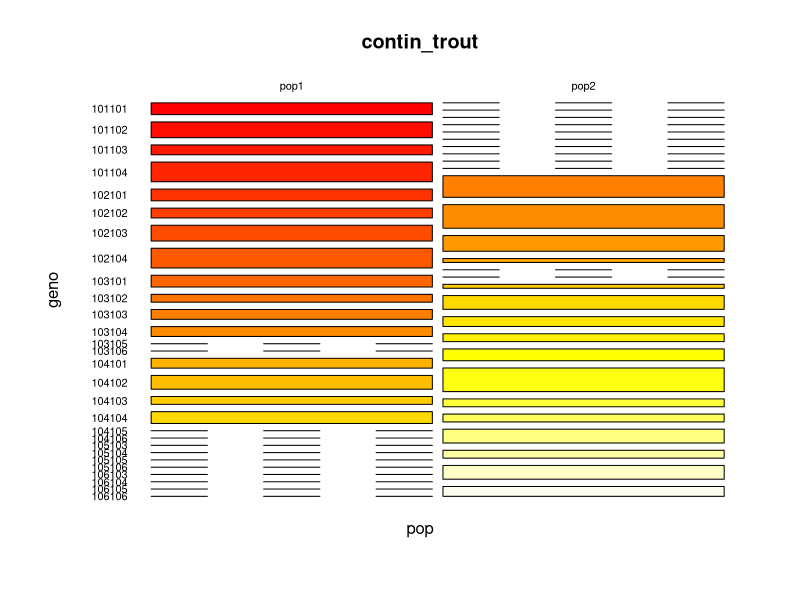
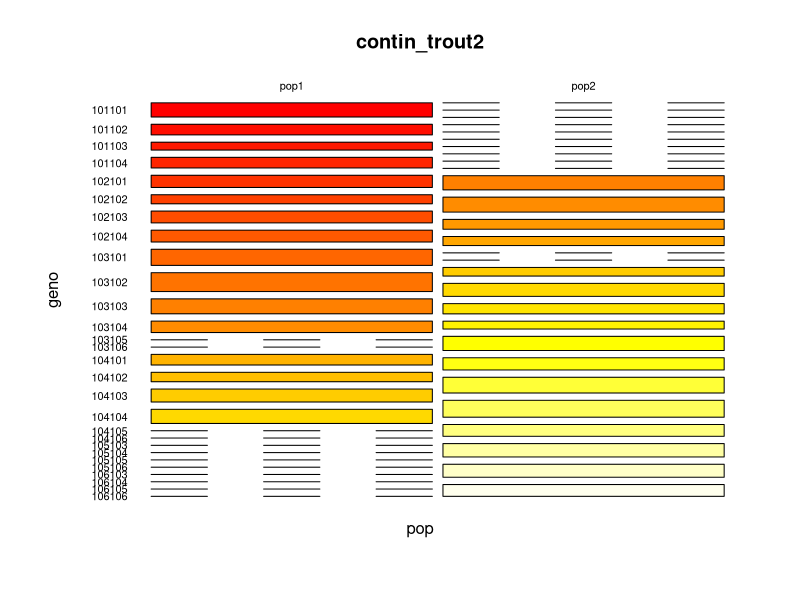
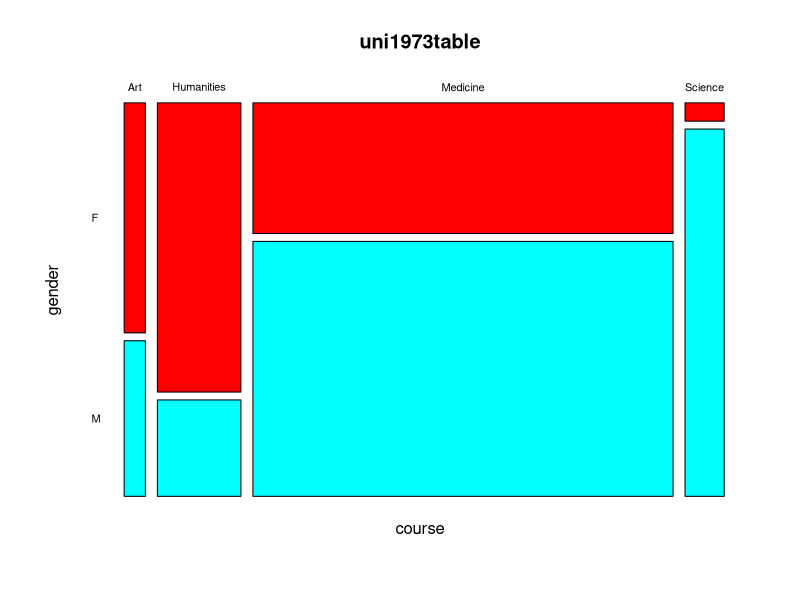
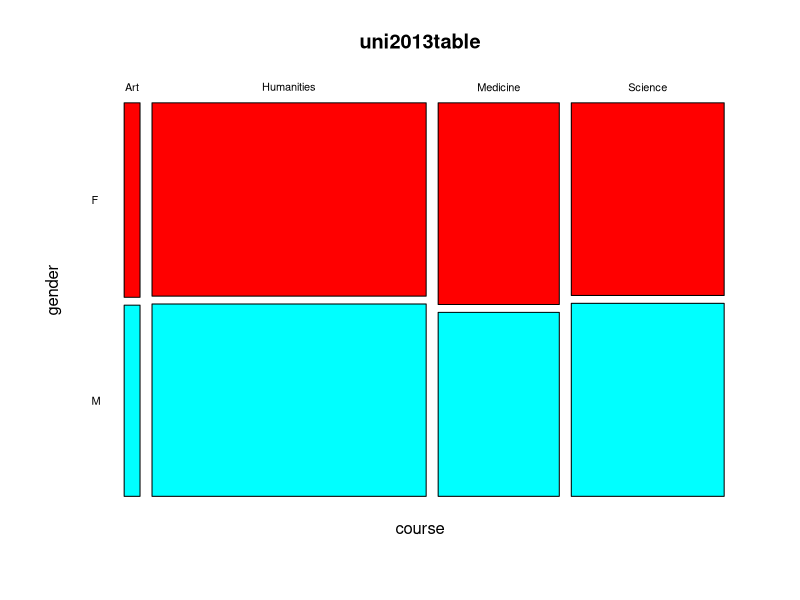

Source code (R) for these figures, in order:
##########################
#   Chi-square testing   #
#       Session 5        #
#        05/03/13        #
##########################


##############################
##                          ##
##  Goodness of Fit Tests   ##
##                          ##
##############################

# The goodness of fit test uses
# the chi-square distribution to
# test the null hypothesis that 
# observed data fit a particular
# theoretical model distribution.


#########################
# Binomial test example #
#########################

# A group of researchers at a university put 
# together a short course to introduce 
# other researchers to the R programming 
# environment. Due to an oversight, the 
# researchers forgot to ask users what level 
# their ability in R was before the course began. 
# Following the course participants were asked 
# to state whether their ability was the same 
# as before or improved. Since the researchers 
# cannot measure the difference but they know 
# there has been one, they can use a binomial 
# test
# Of 35 participants, 34 rated their ability 
# as improved. Is such a result possible by chance?

binom.test(34, 35)

# Clearly this R course was a significant benefit 
# to the participants!!

######################
# Proportional test  #
######################

# In recent years, increasing efforts are 
# being made to increase gender representation
# in higher education. You want to test whether 
# the proportions of male and female postgraduate
# students is equal in the UK. To do so, you can 
# use a simple proportional test

# In 2011/12 there were 160,735 female  and 148,690 
# male postgraduates

#First we input the data to the R environment

female <- 160735
male <- 148690

# Of course, in order to calculate the proportion, 
# we also need the total number of students

total <- sum(female, male)

# Running the proportional test, the function 
# will calculate whether the proportions are 
# significantly different
# Furthermore it will also calculate the 
# proportions for you

prop.test(c(female, male), c(total, total))

#######################################
# Chi sq test on a contingency tables #
#######################################

# When rolling a dice, are the probabilities of 
# getting any number between 1 and 6 equal? 
# In this case, the Chi-squared test is testing 
# for uneven probabilities - i.e. that the observed
# counts are significantly greater than 1/6

die <- ceiling(runif(100, 0, 6))

# Before you can run the test, you need to 
# make sure the data are collated as a 
# contingency table of counts

# Luckily, the table function does this for you
?table
table(die)
# Note then that when we run the test, the data 
# is passed to the function as a table.
chisq.test(table(die))

# Also, you can specify the probabilities R 
# uses to calculate the Chi-sq test 
# (i.e. you can change the null hypothesis). 
# Let's say you have many different die and 
# you know one of them is heavily weighted to 
# land on a 6 more regularly

# First, create a vector with the probability 
# of each side specified
uneven_prob <- c(0.1, 0.1, 0.1, 0.1, 0.1, 0.5)

# Then run the test again but this time pass 
# the probabilities as an argument
chisq.test(table(die), p = uneven_prob)

###############################################
# Is a population Hardy-Wienberg Equilibrium? #
###############################################

# Hardy-Wienberg Equilibrium is a standard model 
# in population genetics. It makes some basic 
# assumptions such as all individuals in a population 
# mate randomly, all individuals have an equal 
# chance of mating and that population size is 
# infinite. Under HWE, genotypes in a population 
# have expected frequencies. So a population
# geneticist might perform a Chi-squared test to 
# test whether observed frequencies are different 
# from those expected under HWE. If they are 
# different, this tells us something about the 
# markers used and the population sampled.

# We have a simple population with a locus with 
# alleles A and a. The expected frequencies of 
# these alleles are equal such that p(A) = p = 0.5 
# and p(a) = 0.5 = q. We have the genotype frequencies:

genotype <- data.frame(AA = 287, Aa = 535, aa = 243)

# First we need to calculate the expected genotype 
# frequencies. This can easily be done from allelic 
# frequencies. 

# p represents frequency of A and q represents the 
# frequency of a. They must sum to 1.

p <- 0.5
q <- 0.5
p + q == 1

# The expected frequency of a homozygous 
# genotype is simple the probability of 
# choosing two identical alleles
# at random from the population - or p^2 or q^2
p^2
q^2

# For a given heterozygote such as Aa, the 
# probability of first choosing A and then a, 
# or p x q. BUT, there are actually two ways 
# to get a heterozygote - Aa and aA. So the 
# probability of heterozygotes is simply:
2*p*q

# So now we now the expected probabilities under 
# HWE, we can rerun our chi-squared test to see
# whether our population is different
HWE<- c(p^2, 2*p*q, q^2)
chisq.test(genotype, p = HWE)

# Just as an aside, what would have happened if we 
# had run our chi-squared WITHOUT specifying probabilities?
# Try it and see:

incorrect<- chisq.test(genotype)
incorrect

# Well we get a completely different answer 
# for a start. By defining the results as an 
# object though, we can have a look at the mechanics 
# of the test

objects(incorrect)

# This gives a list of extractable objects from the 
# test results. Use the $ extraction operator to have 
# a look at the expected frequencies

incorrect$expected/sum(incorrect$expected)

# If we don't specify the expected probability, 
# the test will assume they are all equal which 
# is not valid in our case.


#########################
# Binomial test example #
#########################

# A group of researchers at a university put 
# together a short course to introduce 
# other researchers to the R programming 
# environment. Due to an oversight, the 
# researchers forgot to ask users what level 
# their ability in R was before the course began. 
# Following the course participants were asked 
# to state whether their ability was the same 
# as before or improved. Since the researchers 
# cannot measure the difference but they know 
# there has been one, they can use a binomial 
# test
# Of 35 participants, 34 rated their ability 
# as improved. Is such a result possible by chance?

binom.test(34, 35)
# Clearly this R course was a significant benefit 
# to the participants!!

######################################################
# End
######################################################

##########################
#                        #
#  Sample Homogeneity    #
#                        #
##########################

# The chi-sq distribution can be
# used to test the null hypothesis
# of 'no difference' between samples.
# The test of sample independence is
# commonly used to assess the null 
# hypothesis of panmixia in population
# genetics.

# Consider two samples collected from
# two putative trout populations from 
# different geographical locations. It is 
# often important to know if these samples 
# are from the same population for conservation
# and management purposes.

# Using the chi-sq test for sample independence
# this can be easily done in R.

# Read the data set "trout1.txt"
trout_data <- read.table("trout1.txt", 
                         header = TRUE)

# To do a simple chi test we should convert
# our data frame to a contingency table.

# reformat the data into a factored variable

# create the population factor
popFac <- rep(c("pop1", "pop2"), 
              each = nrow(trout_data))

# combine the genotype data
genotypes <- c(trout_data$pop1, 
               trout_data$pop2)

# Combine popFac and genotypes into a 
# dataframe
new_trout <- data.frame(pop = popFac, 
                        geno = as.factor(genotypes))

# Using the excellent function 'table'  
# we can coerce new_table into a contingency
# table

contin_trout <- table(new_trout)

# We can visualise the table using plot

plot(contin_trout, 
     col = heat.colors(ncol(contin_trout)), 
     las = 1)

# Because we have so many classes it is
# hard to see genotype accurately, but
# we can see that the occurrence of classes
# in each population are certainly different.

# Now we can do a simple chi-sq test on the 
# contingency table

chisq.test(contin_trout)

# We get a warning because some of our
# classes (genotypes) are observed less 
# than 5 times (a minimum recommended
# threshold for class observation when
# using chi-sq tests).

# We can rerun the test without these classes
# to see if this helps

# We need to identify which classes do not have
# at least 5 observations per population

dudData <-apply(contin_trout, 2, function(x){
  any(x < 5)
})

dudData

# create a new data set without these columns
contin_fix <- as.table(contin_trout[ , -(which(dudData == TRUE))])

# now rerun the chi-sq test
chisq.test(contin_fix)

# Obviously by removing all but one of out
# genotype classes we massively reduce the
# statistical power of our experiment.

# The bottom line for this experiment is
# we did not collect enough samples to 
# justify the use of a chi-sq test.

# We have two options:
# 1) calculate out p.value using simulation 
# 2) go back to the field and collect more samples

################
#   option 1   #
################

chisq.test(contin_trout, 
           simulate.p.value = TRUE,
           B = 10000)

################
#   option 2   #
################

# Let's compare this to collecting (making up)
# more data. 

# Let's go back to the field and collect
# some more samples.

# read the new data set into R ('trout2.txt')
trout2 <- read.table("trout2.txt", 
                     header = TRUE)

# Now we have collected 500 samples per
# population.

# Convert the data into a factored variable df

new_popFac <- rep(c("pop1", "pop2"),
                  each = nrow(trout2))

pops2 <- c(trout2$pop1, trout2$pop2)

trout_data2 <- data.frame(pop = new_popFac, 
                          geno = pops2)

# convert the trout_data2 df into a table
contin_trout2 <- table(trout_data2)

# visualise

plot(contin_trout2, 
     col = heat.colors(ncol(contin_trout2)), 
     las = 1)

# rerun the chisq test

chisq.test(contin_trout2)

# both p.values demonstrate that these samples
# are unlikely to have some from a single 
# population.

##############################
#                            #
#      Manual chi-sq         #
#                            #
##############################

# Basic formula = (o - e)^2/e

# We can define a function to
# calculate this formula for a 
# vector of numbers

chiCalc <- function(x){
  e <- sum(x) * 1/length(x)
  chi <- (x - e)^2/e
  return(chi)
}

# apply the function to each class of
# 'contin_trout'

chi <- apply(contin_trout, 2, chiCalc)

# calculate the chi sum

chi_total <- sum(chi)

# Calculate the degrees of freedom
# Basic formula = n-1 (n = number of classes)

df = ncol(contin_trout) - 1

# now we can test the significance of our
# chi-sq difference using 'pchisq'

?pchisq

pchisq(q = chi_total, df = df, lower.tail = FALSE)

###########################
#                         #
#  Test of independence   #
#                         #
###########################

# The chi-sq distribution can also
# be use to test for independence of
# categorical variables

# Consider an example where we are interested
# if there is a relationship between gender and
# university course preference.

# We have data from the 1970s and from this year.
# let's look at both to see if things have changes
# over time.

# read 'university1973.txt'
uni1973 <- read.table("uni1973.txt", 
                  header = TRUE)

# convert it to a table

uni1973table <- table(uni1973)

# visualise

plot(uni1973table, col = rainbow(ncol(uni1973table)), 
     las = 1)

# chi-sq test

chisq.test(uni1973table)

# There is an association between gender and
# course enrolment in the 1973 data.

# The university has, over the last 10 years
# promoted a gender neutral approach to
# course promotion in an attempt to break
# this association. Let's see if it has worked

# read the 2013 data
uni2013 <- read.table("uni2013.txt", 
                      header = TRUE) 

# convert to contingency table

uni2013table <- table(uni2013)

# visualise

plot(uni2013table, col = rainbow(ncol(uni2013table)), 
     las = 1)

# chi-sq test

chisq.test(uni2013table)

# Success there is no loner a gender bias in
# university course enrolment.

